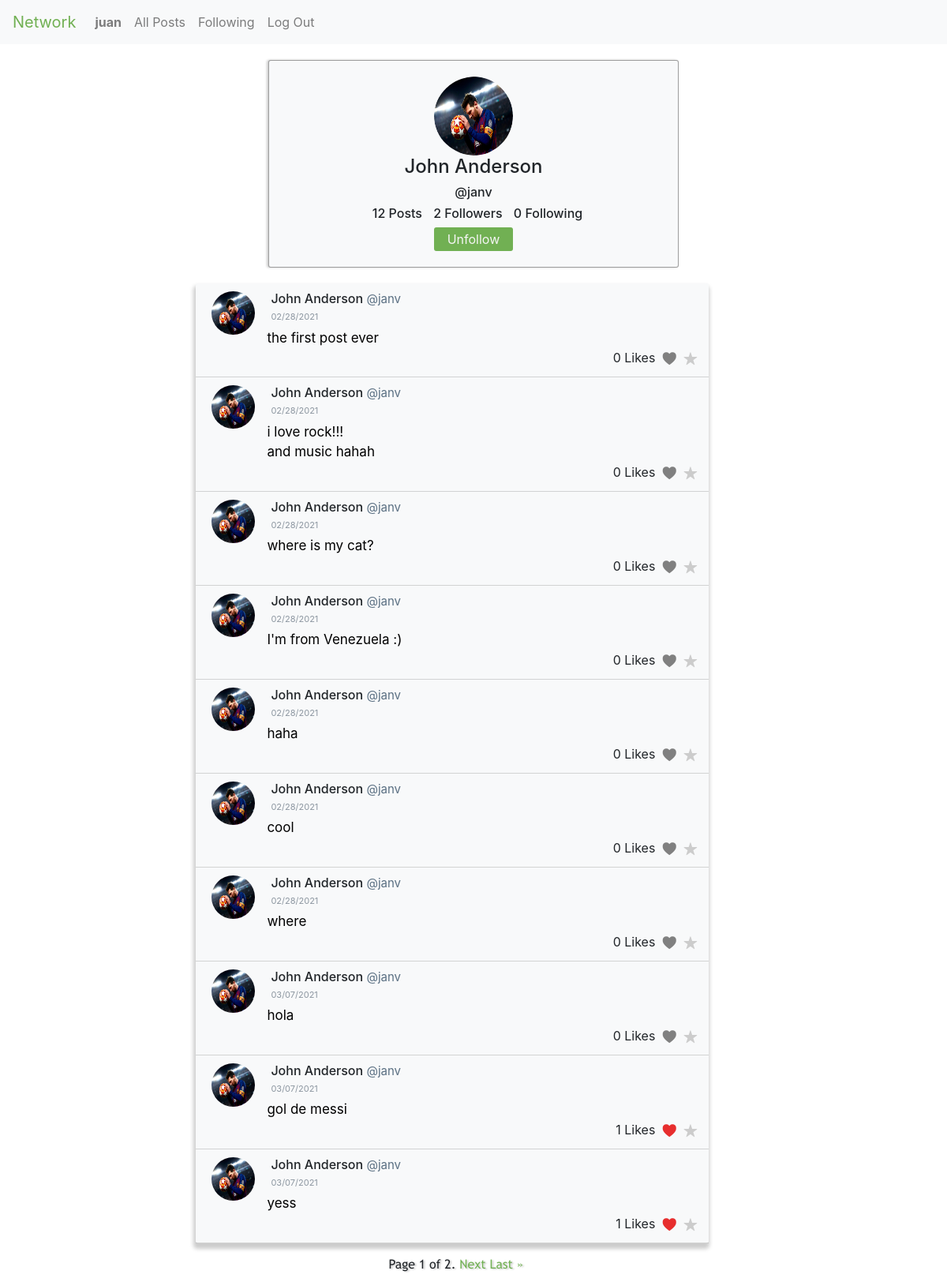
The page /profile/janv (signed in) on the database its author committed.
### network/models.py (models this page shows, shortened)
class User(AbstractUser):
    profile_image = models.ImageField(default='../static/network/img/defaultprofile.jpg', verbose_name='user_photo', upload_to='profile_img')
    pass

class Post(models.Model):
    content = models.CharField(max_length=255)
    user = models.ForeignKey(User, on_delete=models.CASCADE, related_name="author")
    likes = models.ManyToManyField(User, related_name="post_likes", null=True,blank=True)
    created_at = models.DateTimeField(auto_now_add=True)

### network/views.py (the view)
# urls.py: path("profile/<str:username>", views.profile_page, name="profile"),
@login_required(login_url='login')
def profile_page(request, username):
    if request.user.is_anonymous:
        redirect('login')
    profile_user = get_object_or_404(User, username=username)
    current_user = request.user
    user_is_following_profileuser = False
    if request.user.is_authenticated:
        user_is_following_profileuser = current_user.following.filter(followed_id=profile_user.id).exists()
    profile_posts = Post.objects.filter(user=profile_user).order_by("id")
    paginator = Paginator(profile_posts, 10)
    page_number = request.GET.get('page')
    page_obj = paginator.get_page(page_number)
    num_posts = len(profile_posts)
    if request.user.is_authenticated:
        if request.method == "POST":
            if "follow_btn" in request.POST:
                Profile.objects.create(follower=current_user, followed=profile_user)
                user_is_following_profileuser = current_user.following.filter(followed_id=profile_user.id).exists()
            elif "unfollow_btn" in request.POST:
                Profile.objects.get(follower=current_user, followed=profile_user).delete()
                user_is_following_profileuser = current_user.following.filter(followed_id=profile_user.id).exists()
    return render(request, "network/profile.html", {
        "profile_user": profile_user,
        "current_user":current_user,
        "profile_posts": page_obj,
        "num_posts": num_posts,
        "user_is_following_profileuser":user_is_following_profileuser
    })

### network/templates/network/profile.html (shortened to what this page needs)
{% extends 'network/layout.html' %}
{% load static %}
{% block body %}
<section class="content">
    <div class="container">
        <div class="row">
            <div class="profile-info">
                <div class="row">
                    <div class="profile-photo">
                        <img src="{{profile_user.profile_image.url}}" alt="">
                    </div>
                </div>
                <div class="row">
                    <div class="profile-name">
                        <h4>{{profile_user.first_name}} {{profile_user.last_name}}</h4>
                    </div>
                </div>
                <div class="row">
                    <div class="profile-username">
                        <h6>@{{profile_user.username}}</h6>
                    </div>
                </div>
                <div class="row">
                    <div class="profile-user-info">
                        <h6>
                            <span id="profile-posts">{{num_posts}} Posts</span>
                            <span id="profile-followers">{{profile_user.followers.count}} Followers</span>
                            <span id="profile-following">{{profile_user.following.count}} Following</span>
                        </h6>
                    </div>
                </div>
                {% if profile_user != current_user %}
                <div class="row">
                    {% if user_is_following_profileuser == False%}
                    <div class="follow-button">
                        <form action="{% url 'profile' username=profile_user.username %}" method="POST">
                            {% csrf_token %}
                            <button id="follow-button" name="follow_btn">Follow</button>
                        </form>
                    </div>
                    {% else %}
                    <div class="unfollow-button">
                        <form action="{% url 'profile' username=profile_user.username %}" method="POST">
                            <button id="unfollow-button" name="unfollow_btn">Unfollow</button>
                        </form>
                    </div>
                    {% endif %}
                </div>
                {% endif %}
            </div>
        </div>
    </div>
    <div id="profile-published-content">
        <div class="container">
            <div class="row">
                <div id="profile-published-post" class="col-12">
                    {% for post in profile_posts%}
                    <div class="posts">
                        <div class="row">
                            <div class="post-photo" class="col-2">
                                <img src="{{post.user.profile_image.url}}" alt="" />
                            </div>
                            <div class="post-name col-6">
                                    <h6>{{post.user.first_name}} {{post.user.last_name}} <span class="post-username">@{{post.user.username}}</span></h6>
                            </div>
                        </div>
                        <div class="row">
                            <p class="post-date col-12">{{post.created_at|date:"SHORT_DATE_FORMAT"}}</p>
                        </div>
                        <div class="row" data-contentid ="{{post.id}}">
                            <p class="post-content col-12" >{{post.content|linebreaksbr}}</p>
                        </div>
                        <div class="row">
                            <div class="post-buttons col-12">
                                <span class="num-likes id_num_likes{{post.id}}">{{post.likes.count}} Likes</span>
                                {% if request.user.is_authenticated %}
                                <span class="{% if request.user in post.likes.all %}in-like-post{% else %}like-post{% endif %} id_color_like{{post.id}}">
                                    <a id="like-post-link" data-postid="{{ post.id }}">N</a>
                                </span>
                                <span class="fav-post"><a href="">R</a></span>
                                {% endif %}
                            </div>
                        </div>
                    </div>
                    {% endfor %}
                </div>
                <div class="pagination">
                    <div id="pagination-content">
                        <span class="step-links">
                        <span class="current">
                            Page {{ profile_posts.number }} of {{ profile_posts.paginator.num_pages }}.
                        </span>
                        {% if profile_posts.has_next %}
                            <a href="?page={{ profile_posts.next_page_number }}">Next</a>
                            <a href="?page={{ profile_posts.paginator.num_pages }}">Last &raquo;</a>
                        {% endif %}
                    </span>
                    </div>
                </div>
            </div>
        </div>
    </div>
</section>
{% endblock %}

### network/templates/network/layout.html (shortened to what this page needs)
{% load static %}
<!DOCTYPE html>
<html lang="en">
    <head>
        <link rel="stylesheet" href="https://stackpath.bootstrapcdn.com/bootstrap/4.4.1/css/bootstrap.min.css">
        <link href="{% static 'network/styles.css' %}" rel="stylesheet">
    </head>
    <body>
        <nav class="navbar navbar-expand-lg navbar-light bg-light">
            <a class="navbar-brand" id="logo-title" href="{% url 'index' %}">Network</a>
            <div>
              <ul class="navbar-nav mr-auto">
                {% if user.is_authenticated %}
                    <li class="nav-item">
                        <a class="nav-link" href="{% url 'profile' username=request.user.username %}"><strong id="username_for_like">{{ user.username }}</strong></a>
                    </li>
                {% endif %}
                <li class="nav-item">
                  <a class="nav-link" href="{% url 'index' %}">All Posts</a>
                </li>
                {% if user.is_authenticated %}
                    <li class="nav-item">
                        <a class="nav-link" href="{% url 'following' %}">Following</a>
                    </li>
                    <li class="nav-item">
                        <a class="nav-link" href="{% url 'logout' %}">Log Out</a>
                    </li>
                {% endif %}
              </ul>
            </div>
        </nav>
        <div class="body">
            {% block body %}
            {% endblock %}
        </div>
    </body>
</html>

### network/static/network/styles.css (style rules this page uses)
* { margin: 0px; padding: 0px; }
#logo-title { color: #71b053; }
.content { width: 72.2%; height: 90vh; margin: 0 auto; margin-top: 20px; }
::placeholder { color: grey; }
#published-post, #profile-published-post { margin: 0 auto; padding: 0; margin-top: 20px; margin-left: 20px; border-radius: 3px; background: #f8f9fa; box-shadow: -1px 5px 5px 2px #ccc; }
.posts { width: 100%; margin-top: 0px; border-bottom: 1px solid rgba(173, 173, 173, 0.5); transition: all 300ms; }
.posts .post-name, .posts .post-date, .posts .post-content, .posts .post-photo { padding-left: 10px; padding-top: 10px; }
.posts .post-photo { width: 55px; height: 55px; margin-top: 10px; margin-left: 35px; border-radius: 50%; overflow: hidden; transition: all 300ms; }
.posts .post-photo img { width: 60px; height: 60px; margin-top: -13.5px; margin-left: -13px; border-radius: 50%; transition: all 300ms; }
.post-name { margin-left: 10px; font-family: -apple-system, BlinkMacSystemFont, 'Segoe UI', Roboto, Oxygen, Ubuntu, Cantarell, 'Open Sans', 'Helvetica Neue', sans-serif; }
.post-name span { font-weight:normal; font-size: 15px; color: rgb(91, 112, 131); }
.post-date { margin-top: -41px; margin-left: 100px; color: rgb(140, 150, 160); font-size: 11px; font-weight: normal; }
.post-content { margin-left: 95px; margin-top: -20px; margin-bottom: 0px; padding-right: 140px; color: black; font-size: 17px; }
.post-buttons { text-align: right; margin-bottom: 10px; }
.like-post, .fav-post, .num-likes, .edit-post-link, .in-like-post { margin-right: 15px; margin-left: -10px; }
.like-post a { font-family:'icons'; text-decoration: none; color: grey; transition: all 400ms; }
.in-like-post a { font-family:'icons'; text-decoration: none; color: rgba(228, 13, 13, 0.863); transition: all 400ms; }
.fav-post a { font-family:'icons'; text-decoration: none; color: #ccc; transition: all 300ms; }
.pagination { width: 100%; margin: 10px; margin-left: 59px; margin-top: 15px; text-align: center; cursor: pointer; }
#pagination-content { width: 100%; font-family: 'TrebuchetMS'; font-size: 16px; text-shadow: 2px 1px 2px #ccc; }
#pagination-content a { text-decoration: none; color: #71b053; transition: all 600ms; }
.profile-info { width: 60%; margin: 0 auto; background: #f8f9fa; border: 1px solid rgba(68, 67, 67, 0.5); border-radius: 3px; box-shadow: -2px 0px 3px #ccc; }
.profile-photo { width: 100px; height: 100px; margin: 0 auto; margin-top: 20px; border-radius: 50%; overflow: hidden; }
.profile-photo img { width: 105px; height:100px; padding-right: 5px; border-radius: 50%; }
.profile-name, .profile-username, .profile-user-info, .follow-button, .edit-profile-button, .unfollow-button { width: 100%; margin: 0 auto; text-align: center; }
.profile-user-info h6 span { margin-left: 10px; }
#follow-button, #edit-profile-button, #unfollow-button { width: 100px; padding: 3px; border: none; border-radius: 3px; color: whitesmoke; background: #71b053; margin-bottom: 20px; transition: all 300ms; }
#profile-published-content { width: 75%; margin: 0 auto; margin-right: 155px; margin-bottom: 50px; }

### rows shown on the page
User: username "juan"
User: profile_image (picture), first_name "John", last_name "Anderson", username "janv", followers.count "2", following.count "0"
Post: user.profile_image (picture), user.first_name "John", user.last_name "Anderson", user.username "janv", created_at "02/28/2021", content "the first post ever", likes.count "0"
Post: user.profile_image (picture), user.first_name "John", user.last_name "Anderson", user.username "janv", created_at "02/28/2021", content "i love rock!!! and music hahah", likes.count "0"
Post: user.profile_image (picture), user.first_name "John", user.last_name "Anderson", user.username "janv", created_at "02/28/2021", content "where is my cat?", likes.count "0"
Post: user.profile_image (picture), user.first_name "John", user.last_name "Anderson", user.username "janv", created_at "02/28/2021", content "I'm from Venezuela :)", likes.count "0"
Post: user.profile_image (picture), user.first_name "John", user.last_name "Anderson", user.username "janv", created_at "02/28/2021", content "haha", likes.count "0"
Post: user.profile_image (picture), user.first_name "John", user.last_name "Anderson", user.username "janv", created_at "02/28/2021", content "cool", likes.count "0"
Post: user.profile_image (picture), user.first_name "John", user.last_name "Anderson", user.username "janv", created_at "02/28/2021", content "where", likes.count "0"
Post: user.profile_image (picture), user.first_name "John", user.last_name "Anderson", user.username "janv", created_at "03/07/2021", content "hola", likes.count "0"
Post: user.profile_image (picture), user.first_name "John", user.last_name "Anderson", user.username "janv", created_at "03/07/2021", content "gol de messi", likes.count "1"
Post: user.profile_image (picture), user.first_name "John", user.last_name "Anderson", user.username "janv", created_at "03/07/2021", content "yess", likes.count "1"

### other values the page prints
{{ num_posts }} "12"
{{ profile_posts.number }} "1"
{{ profile_posts.paginator.num_pages }} "2"
